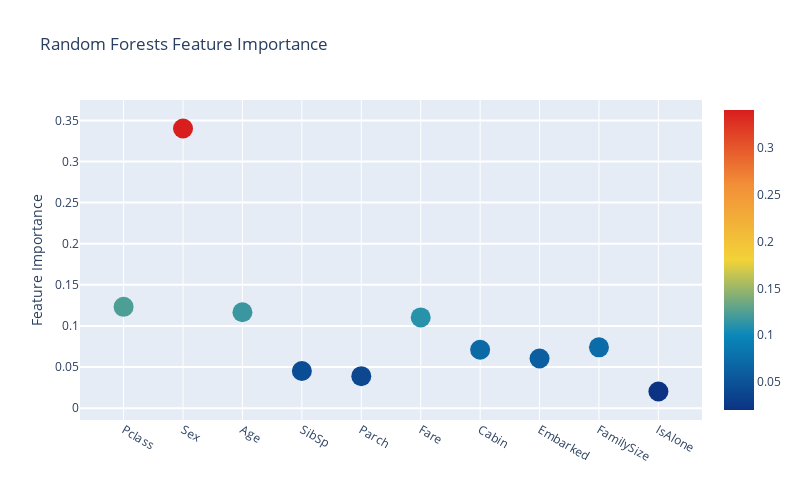

Notebook code for this chart:
### Code cell
plot_feature_importance("Random Forests", rf_feature)

### Figure 1 — Plotly figure (JSON) as saved in the notebook; plotly's stock layout.template omitted (floating-point values rounded to 4 significant figures)
{"data": [{"marker": {"color": [0.1232, 0.3401, 0.1167, 0.04514, 0.03889, 0.1104, 0.07099, 0.06033, 0.07397, 0.02026], "colorscale": [[0, "rgb(12,51,131)"], [0.25, "rgb(10,136,186)"], [0.5, "rgb(242,211,56)"], [0.75, "rgb(242,143,56)"], [1, "rgb(217,30,30)"]], "showscale": true, "size": 20, "sizemode": "diameter", "sizeref": 1}, "mode": "markers", "text": ["Pclass", "Sex", "Age", "SibSp", "Parch", "Fare", "Cabin", "Embarked", "FamilySize", "IsAlone"], "type": "scatter", "x": ["Pclass", "Sex", "Age", "SibSp", "Parch", "Fare", "Cabin", "Embarked", "FamilySize", "IsAlone"], "y": [0.1232, 0.3401, 0.1167, 0.04514, 0.03889, 0.1104, 0.07099, 0.06033, 0.07397, 0.02026]}], "layout": {"autosize": true, "height": 500, "hovermode": "closest", "showlegend": false, "title": {"text": "Random Forests Feature Importance"}, "width": 800, "yaxis": {"gridwidth": 2, "ticklen": 5, "title": {"text": "Feature Importance"}}}}
